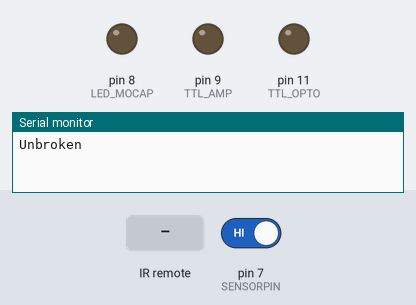
The sketch below on a simulated Arduino Uno, built with avr-gcc and run on an emulated ATmega328P. Shown: output pins drawn as LEDs (lit = HIGH), the last lines printed to the serial monitor. Dashed ring = blinking. The test bench sets the inputs (shaded band); at power-on: pin 7 (SENSORPIN) HIGH.

Above: at 1.2 s.
1.3 s: pin 7 (SENSORPIN) driven LOW
At 2.4 s:
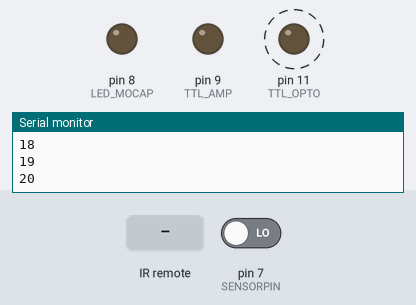
4.3 s: pin 7 (SENSORPIN) driven HIGH
5.8 s: infrared code 0xFFA25D received
At 6.7 s:
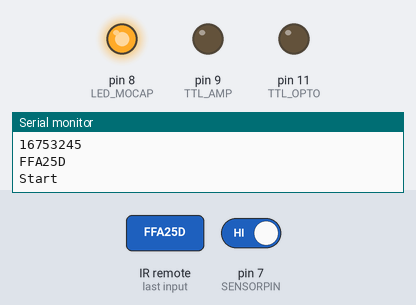
Timing chart, 0 to 8.8 s (numbered marks = the images above; inputs shaded):
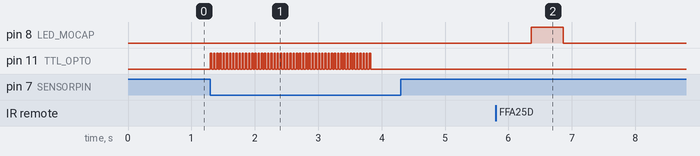

Measured:
- after the input at 1.3 s, pin 11 (TTL_OPTO): alternates HIGH for 0.02 s and LOW for 0.03 s, 102 changes in all, then stays LOW, starting at once
- after the input at 4.3 s, every drawn part: stays the same
- after the input at 5.8 s, pin 8 (LED_MOCAP): LOW → HIGH after 0.56 s, → LOW 0.51 s later

The sketch:

Trigger_Arduino_STIM_opto1.ino
```cpp
//////////////////////////////////////////////////////////////////////////////////////////
// Definitions
//////////////////////////////////////////////////////////////////////////////////////////
    #include <IRremote.h> // Package for the remote


    #define SENSORPIN 7 // Input/Sensor of the IR Beam
    #define REMOTEPIN 10 // Input of the remote receiver

    #define TTL_AMP 9
    #define TTL_OPTO 11

    #define LED_MOCAP 8 //Output LED to sync MOCAP

    IRrecv irrecv(REMOTEPIN); //Pin for the package of remote sensor


    // variables will change:
    int sensorState = 0, lastState=0;         // variable for reading the sensor status
    decode_results results; // Variable for the result of the remote

    int Record_Status = 0;

    //Add variables for opto frequency

//////////////////////////////////////////////////////////////////////////////////////////
// Setup
//////////////////////////////////////////////////////////////////////////////////////////

    void setup() {
      // initialize the LED pin as an output:
      pinMode(LED_MOCAP, OUTPUT);
      digitalWrite(LED_MOCAP, LOW);

      // initialize the TTL pin as an output:

      pinMode(TTL_AMP, OUTPUT);
      digitalWrite(TTL_AMP, LOW);

      pinMode(TTL_OPTO, OUTPUT);
      digitalWrite(TTL_OPTO, LOW);

      // initialize the sensor pin as an input:
      pinMode(SENSORPIN, INPUT);
      digitalWrite(SENSORPIN, HIGH);

      Serial.begin(9600);
      irrecv.enableIRIn();
//      irrecv.blink13(true);

    }

//////////////////////////////////////////////////////////////////////////////////////////
// Functions
//////////////////////////////////////////////////////////////////////////////////////////

void Triggered(){
  // The beam is triggered : Turn on opto      20Hz - 20ms pulse
  for (int i = 0; i <= 50; i++) {
    digitalWrite(TTL_OPTO, HIGH);
    delay(20);
    digitalWrite(TTL_OPTO, LOW);
    delay(30);
    Serial.println(i);
  }
}


//////////////////////////////////////////////////////////////////////////////////////////
//Loop
//////////////////////////////////////////////////////////////////////////////////////////
    void loop(){
      // read the state of the IR remote receiver value:
      sensorState = digitalRead(SENSORPIN);


      // check if the sensor beam is broken
      // if it is, the sensorState is LOW:
      if (sensorState == LOW) {
        Serial.println("Broken");
        Triggered();
        delay(2000);
      }

      //Check if the Remote sensor detect Remote Button being pushed
      // If it is, send the button value to serial
      else if (irrecv.decode(&results)){
        irrecv.resume();
        Serial.println(results.value);
        if (results.value == 16753245 && Record_Status ==0){
          Serial.println(results.value, HEX);
          Serial.println("Start");
          delay(500);
          digitalWrite(LED_MOCAP, HIGH);
          digitalWrite(TTL_AMP, HIGH);
          delay(5);
          digitalWrite(TTL_AMP, LOW);
          delay(500);
          digitalWrite(LED_MOCAP, LOW);
          Record_Status = 1;
        }

        if (results.value == 16769565 && Record_Status ==1){
          Serial.println(results.value, HEX);
          Serial.println("Stop");
          Record_Status = 0;
        }

      }

      else if (irrecv.decode(&results)){
        irrecv.resume();


      }


      //Else, if the beam is not broken, say it, and wait
      if (sensorState && !lastState) {
        Serial.println("Unbroken");
      }
//      if (!sensorState && lastState) {
//        Serial.println("Broken");
//      }
      lastState = sensorState;

    }
```
